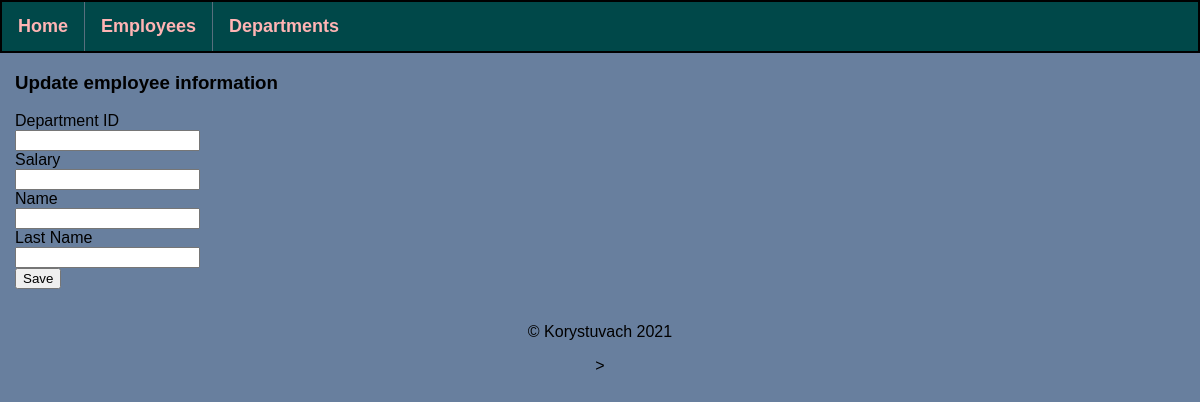
The app's page /employees/1/update, older data.
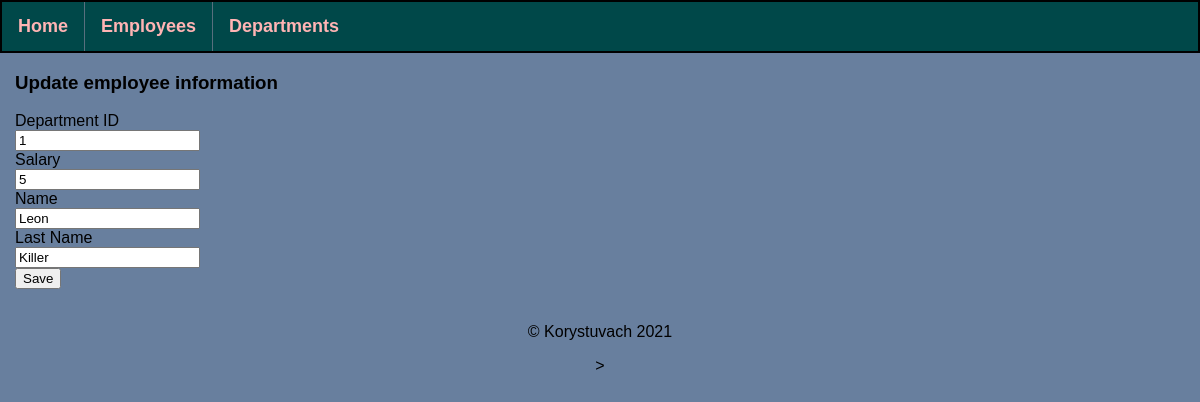
The same page, newer data.
### application/models.py (models this page shows, shortened)
class AllEmployees(db.Model):
    id = db.Column(db.Integer, primary_key=True)
    department_id = db.Column(db.Integer, db.ForeignKey('all_departments.id'), nullable=False)
    salary = db.Column(db.Integer, nullable=False)
    name = db.Column(db.String(30), nullable=False)
    lastname = db.Column(db.String(35), nullable=False)
    hire_date = db.Column(db.Date, default=date.today())

### application/routes.py (the view, shortened to what this page needs)
@app.route('/employees/<int:emp_id>/update', methods=["POST", "GET"])
def update_employee(emp_id):
    title = "Update Employee info"
    employee_info = AllEmployees.query.get(emp_id)
    return render_template("update_employee.html",
                           employee_info=employee_info,
                           title=title
                           )

### application/templates/update_employee.html (shortened to what this page needs)
{% extends 'base.html' %}
{% block content %}
    <div>
        <h3>Update employee information</h3>
        <form method="POST">
            <label for="department_id">Department ID</label><br>
            <input type="number" name="department_id" id="department_id" value="{{ employee_info.department_id }}"><br>
            <label for="salary">Salary</label><br>
            <input type="number" name="salary" id="salary" value="{{ employee_info.salary }}"><br>
            <label for="name">Name</label><br>
            <input type="text" name="name" id="name" value="{{ employee_info.name }}"><br>
            <label for="lastname">Last Name</label><br>
            <input type="text" name="lastname" id="lastname" value="{{ employee_info.lastname }}"><br>
            <input type="submit" value="Save"><br>
        </form>
    </div>
{% endblock %}

Row changes from the older to the newer data that the page shows:
added AllEmployees: department_id "1", salary "5", name "Leon", lastname "Killer"
